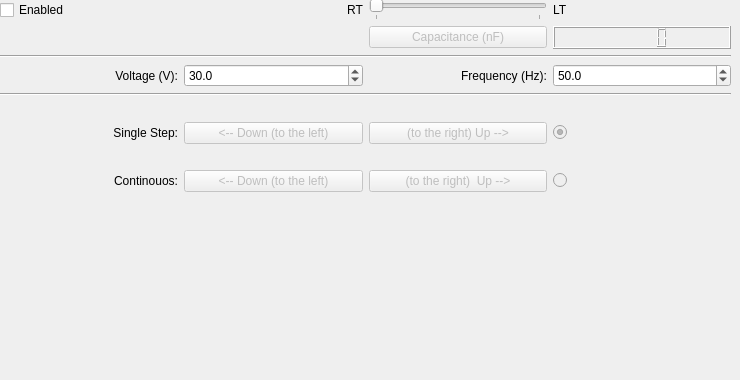
        <widget class="QWidget" name="tab_6">
         <attribute name="title">
          <string>x-Axis</string>
         </attribute>
         <widget class="QWidget" name="gridLayoutWidget_4">
          <property name="geometry">
           <rect>
            <x>0</x>
            <y>0</y>
            <width>731</width>
            <height>371</height>
           </rect>
          </property>
          <layout class="QGridLayout" name="gridLayout_4">
           <item row="9" column="3">
            <widget class="QRadioButton" name="cont_radioButton_4">
             <property name="enabled">
              <bool>false</bool>
             </property>
             <property name="text">
              <string/>
             </property>
            </widget>
           </item>
           <item row="0" column="0">
            <widget class="QCheckBox" name="axis_enabled_checkBox_4">
             <property name="text">
              <string>Enabled</string>
             </property>
            </widget>
           </item>
           <item row="2" column="0" colspan="4">
            <widget class="Line" name="line_7">
             <property name="orientation">
              <enum>Qt::Horizontal</enum>
             </property>
            </widget>
           </item>
           <item row="0" column="3">
            <widget class="QLabel" name="label_28">
             <property name="text">
              <string>LT</string>
             </property>
            </widget>
           </item>
           <item row="3" column="2">
            <widget class="QLabel" name="label_29">
             <property name="text">
              <string>Frequency (Hz):</string>
             </property>
             <property name="alignment">
              <set>Qt::AlignRight|Qt::AlignTrailing|Qt::AlignVCenter</set>
             </property>
            </widget>
           </item>
           <item row="0" column="1">
            <widget class="QLabel" name="label_30">
             <property name="text">
              <string>RT</string>
             </property>
             <property name="alignment">
              <set>Qt::AlignRight|Qt::AlignTrailing|Qt::AlignVCenter</set>
             </property>
            </widget>
           </item>
           <item row="7" column="3">
            <widget class="QRadioButton" name="single_radioButton_4">
             <property name="enabled">
              <bool>false</bool>
             </property>
             <property name="text">
              <string/>
             </property>
             <property name="checked">
              <bool>true</bool>
             </property>
            </widget>
           </item>
           <item row="10" column="0">
            <spacer name="verticalSpacer_4">
             <property name="orientation">
              <enum>Qt::Vertical</enum>
             </property>
             <property name="sizeHint" stdset="0">
              <size>
               <width>20</width>
               <height>40</height>
              </size>
             </property>
            </spacer>
           </item>
           <item row="3" column="1">
            <widget class="QDoubleSpinBox" name="Voltage_doubleSpinBox_4">
             <property name="decimals">
              <number>1</number>
             </property>
             <property name="maximum">
              <double>60.000000000000000</double>
             </property>
             <property name="value">
              <double>30.000000000000000</double>
             </property>
            </widget>
           </item>
           <item row="8" column="0">
            <widget class="QLabel" name="label_31">
             <property name="text">
              <string/>
             </property>
            </widget>
           </item>
           <item row="7" column="2">
            <widget class="QPushButton" name="single_up_pushButton_4">
             <property name="enabled">
              <bool>false</bool>
             </property>
             <property name="text">
              <string>(to the right) Up --&gt;</string>
             </property>
            </widget>
           </item>
           <item row="1" column="2">
            <widget class="QPushButton" name="Capacitance_Button_4">
             <property name="enabled">
              <bool>false</bool>
             </property>
             <property name="text">
              <string>Capacitance (nF)</string>
             </property>
            </widget>
           </item>
           <item row="1" column="3">
            <widget class="QLCDNumber" name="lcdNumber_4"/>
           </item>
           <item row="9" column="1">
            <widget class="QPushButton" name="cont_down_pushButton_4">
             <property name="enabled">
              <bool>false</bool>
             </property>
             <property name="text">
              <string>&lt;-- Down (to the left)</string>
             </property>
             <property name="checkable">
              <bool>true</bool>
             </property>
            </widget>
           </item>
           <item row="3" column="3">
            <widget class="QDoubleSpinBox" name="Frequency_doubleSpinBox_4">
             <property name="decimals">
              <number>1</number>
             </property>
             <property name="maximum">
              <double>1000.000000000000000</double>
             </property>
             <property name="value">
              <double>50.000000000000000</double>
             </property>
            </widget>
           </item>
           <item row="3" column="0">
            <widget class="QLabel" name="label_32">
             <property name="text">
              <string>Voltage (V):</string>
             </property>
             <property name="alignment">
              <set>Qt::AlignRight|Qt::AlignTrailing|Qt::AlignVCenter</set>
             </property>
            </widget>
           </item>
           <item row="7" column="1">
            <widget class="QPushButton" name="single_down_pushButton_4">
             <property name="enabled">
              <bool>false</bool>
             </property>
             <property name="text">
              <string>&lt;-- Down (to the left)</string>
             </property>
            </widget>
           </item>
           <item row="7" column="0">
            <widget class="QLabel" name="label_33">
             <property name="text">
              <string>Single Step:</string>
             </property>
             <property name="alignment">
              <set>Qt::AlignRight|Qt::AlignTrailing|Qt::AlignVCenter</set>
             </property>
            </widget>
           </item>
           <item row="9" column="0">
            <widget class="QLabel" name="label_34">
             <property name="text">
              <string>Continouos:</string>
             </property>
             <property name="alignment">
              <set>Qt::AlignRight|Qt::AlignTrailing|Qt::AlignVCenter</set>
             </property>
            </widget>
           </item>
           <item row="5" column="0" colspan="4">
            <widget class="Line" name="line_8">
             <property name="orientation">
              <enum>Qt::Horizontal</enum>
             </property>
            </widget>
           </item>
           <item row="9" column="2">
            <widget class="QPushButton" name="cont_up_pushButton_4">
             <property name="enabled">
              <bool>false</bool>
             </property>
             <property name="text">
              <string>(to the right)  Up --&gt;</string>
             </property>
             <property name="checkable">
              <bool>true</bool>
             </property>
            </widget>
           </item>
           <item row="6" column="2">
            <widget class="QLabel" name="label_35">
             <property name="text">
              <string/>
             </property>
             <property name="alignment">
              <set>Qt::AlignRight|Qt::AlignTrailing|Qt::AlignVCenter</set>
             </property>
            </widget>
           </item>
           <item row="6" column="1">
            <widget class="QLabel" name="label_36">
             <property name="text">
              <string/>
             </property>
             <property name="alignment">
              <set>Qt::AlignRight|Qt::AlignTrailing|Qt::AlignVCenter</set>
             </property>
            </widget>
           </item>
           <item row="0" column="2">
            <widget class="QSlider" name="T_Slider_4">
             <property name="sizePolicy">
              <sizepolicy hsizetype="Minimum" vsizetype="Fixed">
               <horstretch>0</horstretch>
               <verstretch>0</verstretch>
              </sizepolicy>
             </property>
             <property name="maximum">
              <number>1</number>
             </property>
             <property name="pageStep">
              <number>1</number>
             </property>
             <property name="orientation">
              <enum>Qt::Horizontal</enum>
             </property>
             <property name="tickPosition">
              <enum>QSlider::TicksBelow</enum>
             </property>
            </widget>
           </item>
          </layout>
         </widget>
        </widget>
